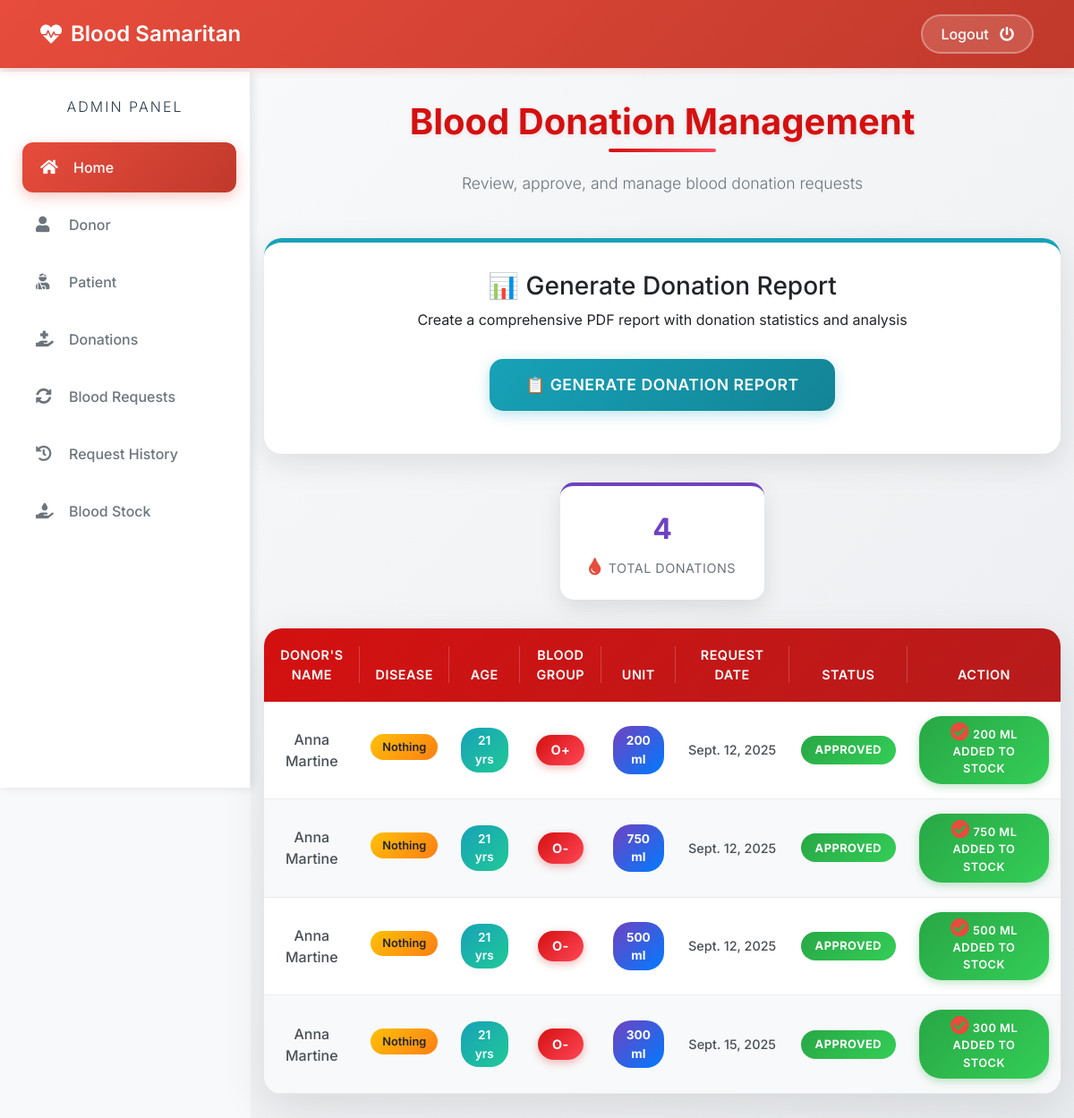
Screenshot of /admin-donation (signed in) with the database file from the repository.
### donor/models.py (models this page shows, shortened)
class BloodDonate(models.Model):
    donor=models.ForeignKey(Donor,on_delete=models.CASCADE)
    disease=models.CharField(max_length=100,default="Nothing")
    age=models.PositiveIntegerField()
    bloodgroup=models.CharField(max_length=10)
    unit=models.PositiveIntegerField(default=0)
    status=models.CharField(max_length=20,default="Pending")
    date=models.DateField(auto_now=True)

class Donor(models.Model):
    user=models.OneToOneField(User,on_delete=models.CASCADE)
    profile_pic= models.ImageField(upload_to='profile_pic/Donor/',null=True,blank=True)
    bloodgroup=models.CharField(max_length=10)
    address = models.CharField(max_length=40)
    mobile = models.CharField(max_length=20,null=False)
    def __str__(self):
        return self.user.first_name

### blood/views.py (the view)
# urls.py: path('admin-donation', views.admin_donation_view,name='admin-donation'),
@login_required(login_url='adminlogin')
def admin_donation_view(request):
    donations=dmodels.BloodDonate.objects.all()
    return render(request,'blood/admin_donation.html',{'donations':donations})

### templates/blood/admin_donation.html (shortened to what this page needs)
{% extends 'blood/adminbase.html' %}
{% block content %}
{% load widget_tweaks %}
{%load static%}
<div class="donations-container">
    <div class="container">
        <h1 class="page-title">Blood Donation Management</h1>
        <p class="page-subtitle">Review, approve, and manage blood donation requests</p>
        <div class="report-section">
            <h3 class="section-title">📊 Generate Donation Report</h3>
            <p>Create a comprehensive PDF report with donation statistics and analysis</p>
            <button id="generateReportBtn" class="report-btn">
                📋 Generate Donation Report
            </button>
        </div>
        <div class="donations-stats">
            <div class="stat-card total">
                <div class="stat-number">{{ donations|length }}</div>
                <div class="stat-label">
                    <i class="fas fa-tint stat-icon"></i>Total Donations
                </div>
            </div>
        </div>
        {% if donations %}
        <div class="table-container">
            <table class="table donations-table">
                <thead>
                    <tr>
                        <th scope="col">Donor's Name</th>
                        <th scope="col">Disease</th>
                        <th scope="col">Age</th>
                        <th scope="col">Blood Group</th>
                        <th scope="col">Unit</th>
                        <th scope="col">Request Date</th>
                        <th scope="col">Status</th>
                        <th scope="col">Action</th>
                    </tr>
                </thead>
                <tbody>
                    {% for t in donations %}
                    <tr>
                        <td class="donor-name">{{t.donor}}</td>
                        <td>
                            <span class="disease-tag" title="{{t.disease}}">{{t.disease}}</span>
                        </td>
                        <td>
                            <span class="age-badge">{{t.age}} yrs</span>
                        </td>
                        <td>
                            <span class="blood-group-badge">{{t.bloodgroup}}</span>
                        </td>
                        <td>
                            <span class="unit-badge">{{t.unit}} ml</span>
                        </td>
                        <td class="date-text">{{t.date}}</td>
                        <td>
                            {% if t.status == 'Pending' %}
                                <span class="status-badge status-pending">{{t.status}}</span>
                            {% elif t.status == 'Approved' %}
                                <span class="status-badge status-approved">{{t.status}}</span>
                            {% else %}
                                <span class="status-badge status-rejected">{{t.status}}</span>
                            {% endif %}
                        </td>
                        <td>
                            {% if t.status == 'Pending' %}
                            <div class="action-buttons">
                                <a href="{% url 'approve-donation' t.id %}" class="btn-approve">
                                    <i class="fa fa-check"></i> Approve
                                </a>
                                <a href="{% url 'reject-donation' t.id %}" class="btn-reject">
                                    <i class="fa fa-times"></i> Reject
                                </a>
                            </div>
                            {% elif t.status == 'Approved' %}
                            <span class="stock-label stock-added">
                                <i class="fas fa-check-circle"></i> {{t.unit}} ml Added To Stock
                            </span>
                            {% else %}
                            <span class="stock-label stock-not-added">
                                <i class="fas fa-times-circle"></i> 0 ml Added To Stock
                            </span>
                            {% endif %}
                        </td>
                    </tr>
                    {% endfor %}
                </tbody>
            </table>
        </div>
        {% endif %}
    </div>
</div>
{% endblock content %}

### templates/blood/adminbase.html (style rules this page uses)
* { margin: 0; padding: 0; box-sizing: border-box; list-style: none; text-decoration: none; font-family: 'Inter', sans-serif; }
body { background: #f8f9fa; min-height: 100vh; }
.fa-tint { color: #e74c3c; }
.fa-users, .fa-spinner, .fa-check-circle, .xyz { color: #e74c3c; font-size: 3ex; }

### rows the page displays
BloodDonate: donor "Anna Martine", disease "Nothing", age "21", bloodgroup "O+", unit "200", date "Sept. 12, 2025", status "APPROVED"
BloodDonate: donor "Anna Martine", disease "Nothing", age "21", bloodgroup "O-", unit "750", date "Sept. 12, 2025", status "APPROVED"
BloodDonate: donor "Anna Martine", disease "Nothing", age "21", bloodgroup "O-", unit "500", date "Sept. 12, 2025", status "APPROVED"
BloodDonate: donor "Anna Martine", disease "Nothing", age "21", bloodgroup "O-", unit "300", date "Sept. 15, 2025", status "APPROVED"

### other values shown
{{ donations|length }} "4"
